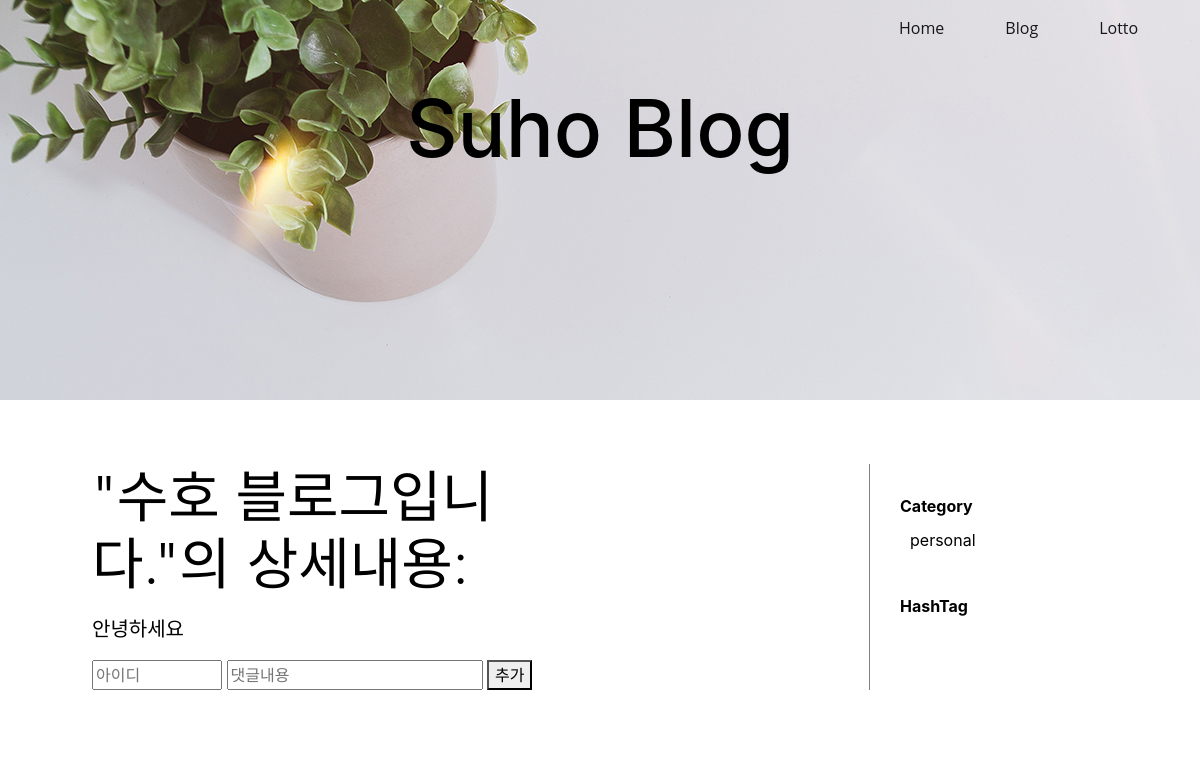
The app's page /1/, older data.
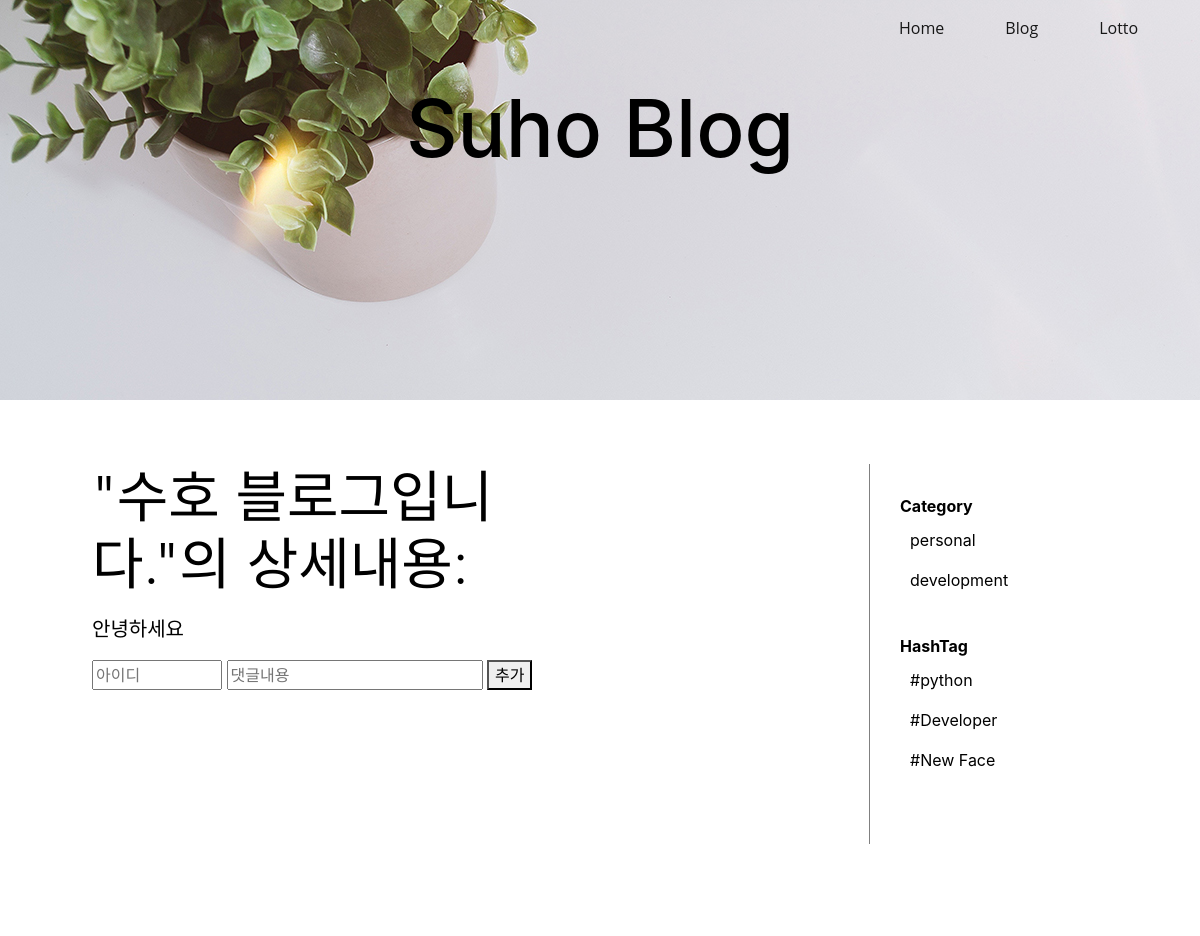
The same page, newer data.
### feed/models.py (models this page shows)
class HashTag(models.Model):
    name=models.CharField(max_length=20)
    def __str__(self):
        return self.name

### feed/views.py (the view, shortened to what this page needs)
# urls.py: url(r'^(?P<article_id>[0-9]+)/$',views.detail,name='index'),
def detail(request,article_id):
    article=Article.objects.get(id=article_id)
    comment_list=article.article_comments.all()
    article_ext=Article.objects.all()
    hashtag_list=HashTag.objects.all()
    category_list=set([
        (article.category,article.get_category_display()) for article in article_ext
        ])
    ctx={
        "article":article,
        "category_list":category_list,
        "hashtag_list":hashtag_list,
    }
    if request.method=="GET":
        pass
    return render(request,"detail.html",ctx)

### templates/detail.html (shortened to what this page needs)
{% extends "base.html" %}
{% block body %}
      <div class="col-sm-9">
        <div class="col-sm-8">
          <p class="display-4">"{{article.title}}"의 상세내용:</p>
        </div>
      <div class="col-sm-8">
        <p class="lead my-3">{{article.content}}</p>
      </div>
      <div class="col-sm-8">
        <div>
          <form method="post" action="">
            <input name="username" autocomplete="off" placeholder="아이디" style="width:130px;"/>
            <input name="content" autocomplete="off" placeholder="댓글내용"/>
            <button type="submit" onclick="click_add()">추가</button>
          </form>
        </div>
       </div>
      </div>
    {% include "sidebar.html" %}
{% endblock %}

### templates/sidebar.html (shortened to what this page needs)
<div class="col-sm-3" style="padding:30px;border-left: 1px solid grey">
  <div style="font-weight:bold">Category</div>
  <ul style="padding:10px;">
         {% for alias,category in category_list %}
   <p><a style="color:black;" href="/?category={{ alias }}">{{ category }}</a></p>
   {% endfor %}
  </ul>
  <div style="font-weight:bold">HashTag</div>
    <ul style="padding:10px;">
            {% for x in hashtag_list%}
              <p>#{{ x }}</p>
            {% endfor %}
      </ul>
</div>

Row changes from the older to the newer data that the page shows:
added HashTag: name "python"
added HashTag: name "Developer"
added HashTag: name "New Face"
Text that changed along with them:
new list line: "development"
